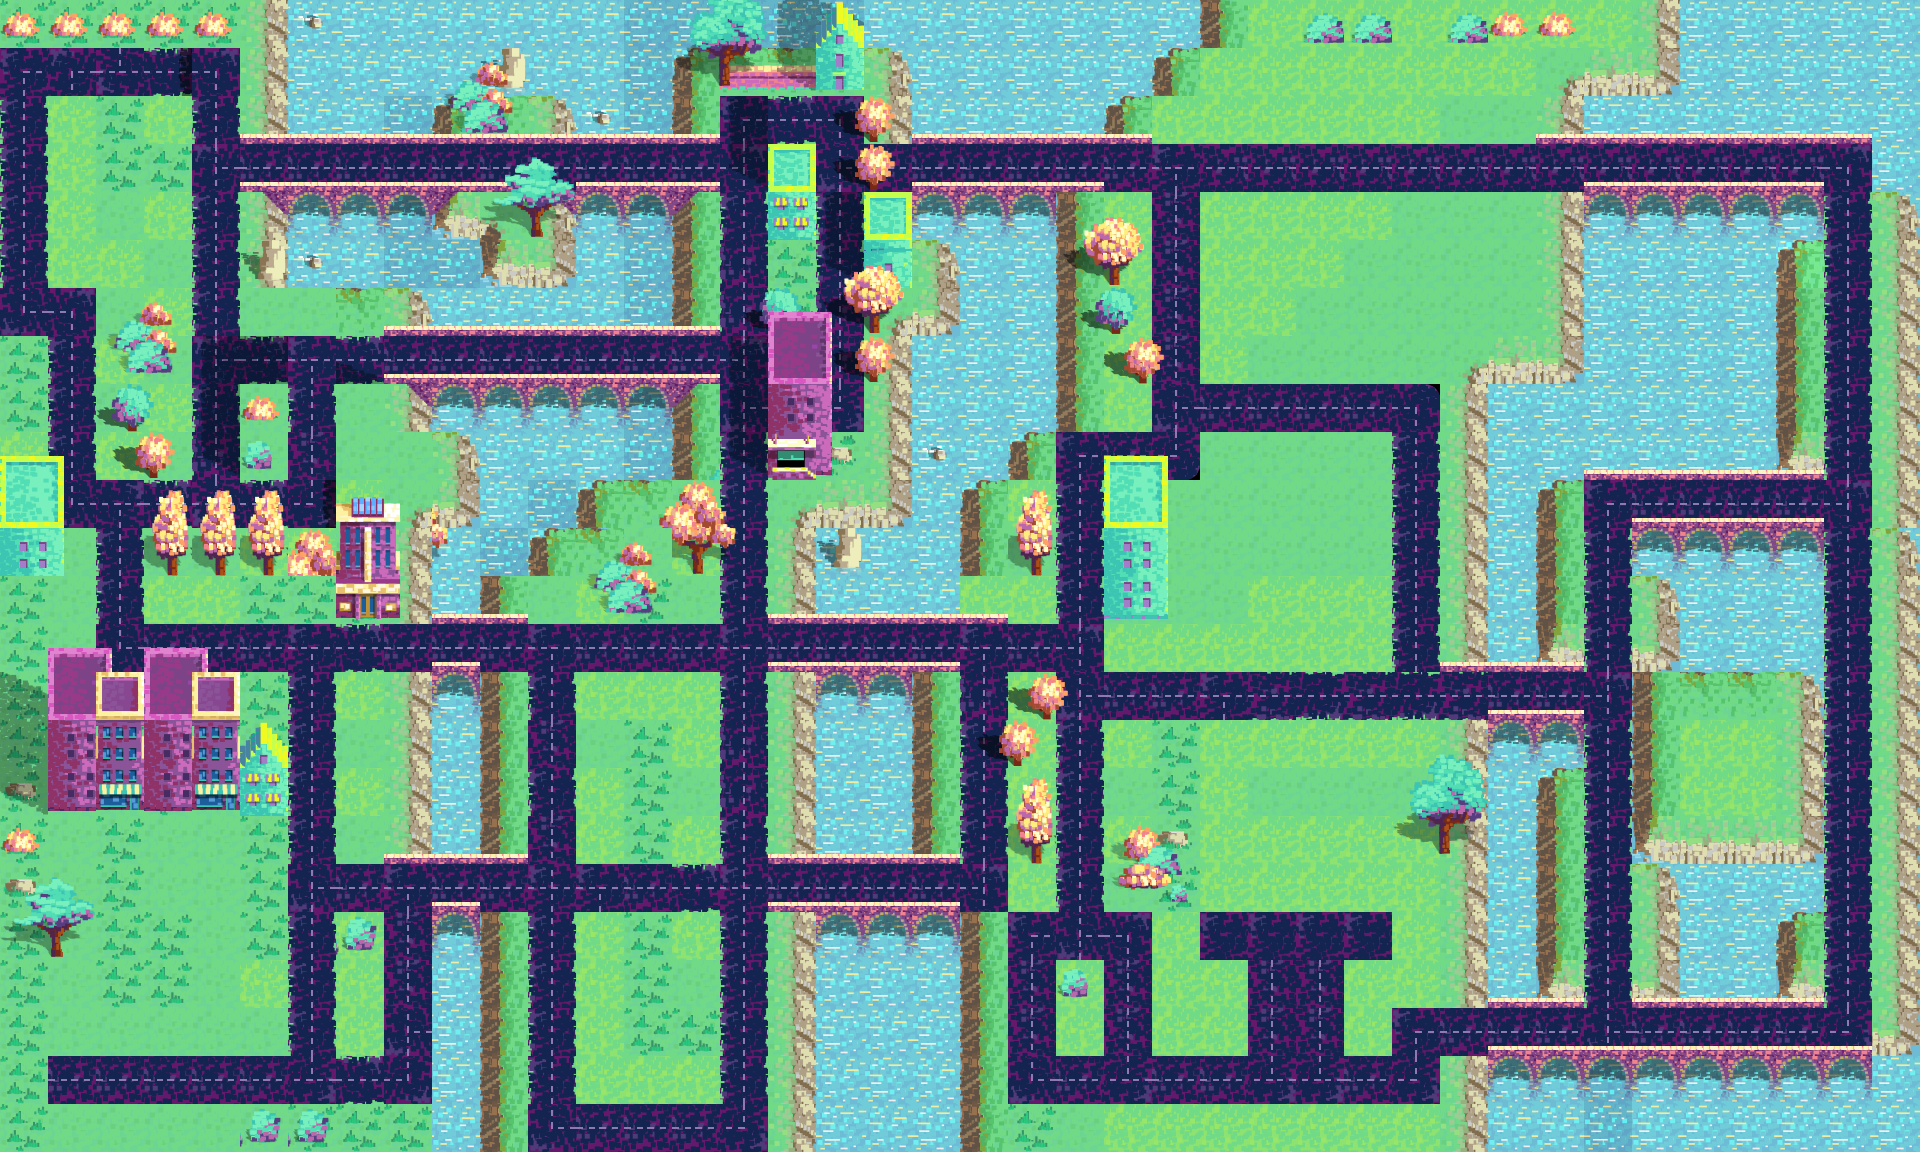

Rendered tile map (Tiled .tmx) drawn with the repository's tilesets; below, a short description and the map source with its tile grids summarised:
An orthogonal 40x24 tile map with 48x48 px tiles, 3 tile layers (ground, structures, structures1), 1 hidden layer not drawn, 3 tilesets.

<map version="1.2" tiledversion="1.2.5" orientation="orthogonal" renderorder="right-down" width="40" height="24" tilewidth="48" tileheight="48" infinite="0" nextlayerid="10" nextobjectid="1">
 <tileset firstgid="1" name="color city cops tileset" tilewidth="48" tileheight="48" tilecount="168" columns="8">
  <image source="ccc_tileset.png" width="385" height="1008" />
  <tile id="54">
   <animation>
    <frame tileid="54" duration="300" />
    <frame tileid="62" duration="300" />
   </animation>
  </tile>
  <tile id="62">
   <animation>
    <frame tileid="62" duration="300" />
    <frame tileid="54" duration="300" />
   </animation>
  </tile>
  <tile id="70">
   <animation>
    <frame tileid="70" duration="100" />
    <frame tileid="71" duration="100" />
   </animation>
  </tile>
  <tile id="102">
   <animation>
    <frame tileid="94" duration="300" />
    <frame tileid="102" duration="300" />
   </animation>
  </tile>
  <tile id="127">
   <animation>
    <frame tileid="127" duration="300" />
    <frame tileid="135" duration="350" />
   </animation>
  </tile>
 </tileset>
 <tileset firstgid="169" name="collision set" tilewidth="48" tileheight="48" tilecount="100" columns="10">
  <image source="collision_objects.png" width="480" height="480" />
  <tile id="1">
   <properties>
    <property name="road" type="bool" value="true" />
   </properties>
  </tile>
 </tileset>
 <tileset firstgid="269" source="extras.tsx" />
 <layer id="6" name="ground" width="40" height="24" opacity="0.94">
  <data>[960 cells, 960 non-empty, 25 distinct tile ids]</data>
 </layer>
 <layer id="7" name="structures" width="40" height="24">
  <data>[960 cells, 132 non-empty, 74 distinct tile ids]</data>
 </layer>
 <layer id="8" name="structures1" width="40" height="24">
  <data>[960 cells, 201 non-empty, 51 distinct tile ids]</data>
 </layer>
 <layer id="9" name="collisions" width="40" height="24" visible="0">
  <data>[960 cells, 267 non-empty, 1 distinct tile ids]</data>
 </layer>
</map>
